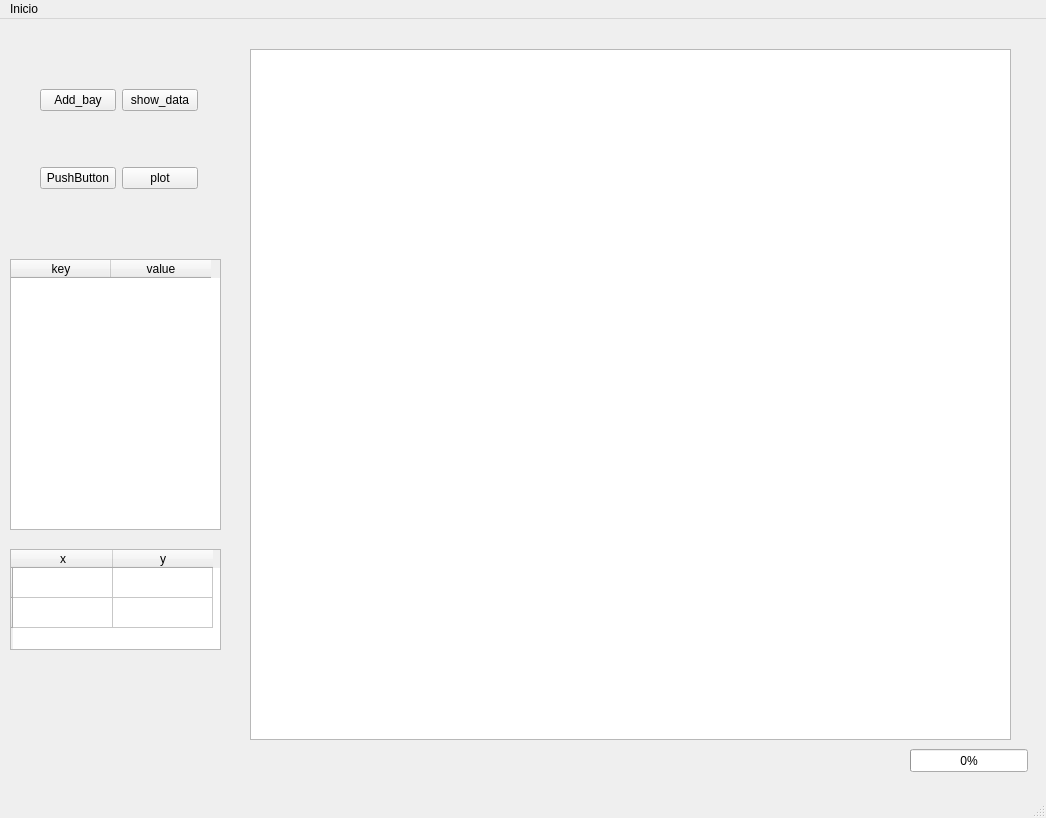
<?xml version="1.0" encoding="UTF-8"?>
<ui version="4.0">
 <class>MainWindow</class>
 <widget class="QMainWindow" name="MainWindow">
  <property name="geometry">
   <rect>
    <x>0</x>
    <y>0</y>
    <width>1046</width>
    <height>818</height>
   </rect>
  </property>
  <property name="focusPolicy">
   <enum>Qt::NoFocus</enum>
  </property>
  <property name="windowTitle">
   <string>Subestaciones</string>
  </property>
  <widget class="QWidget" name="centralwidget">
   <widget class="QTableWidget" name="table03">
    <property name="geometry">
     <rect>
      <x>10</x>
      <y>240</y>
      <width>211</width>
      <height>271</height>
     </rect>
    </property>
    <column>
     <property name="text">
      <string>key</string>
     </property>
    </column>
    <column>
     <property name="text">
      <string>value</string>
     </property>
    </column>
   </widget>
   <widget class="QTableWidget" name="table04">
    <property name="geometry">
     <rect>
      <x>10</x>
      <y>530</y>
      <width>211</width>
      <height>101</height>
     </rect>
    </property>
    <row>
     <property name="text">
      <string/>
     </property>
    </row>
    <row>
     <property name="text">
      <string/>
     </property>
    </row>
    <column>
     <property name="text">
      <string>x</string>
     </property>
    </column>
    <column>
     <property name="text">
      <string>y</string>
     </property>
    </column>
   </widget>
   <widget class="QGraphicsView" name="graphicsView">
    <property name="geometry">
     <rect>
      <x>250</x>
      <y>30</y>
      <width>761</width>
      <height>691</height>
     </rect>
    </property>
   </widget>
   <widget class="QWidget" name="gridLayoutWidget_2">
    <property name="geometry">
     <rect>
      <x>40</x>
      <y>20</y>
      <width>158</width>
      <height>201</height>
     </rect>
    </property>
    <layout class="QGridLayout" name="gridLayout_2">
     <item row="0" column="1">
      <widget class="QPushButton" name="button02">
       <property name="text">
        <string>show_data</string>
       </property>
      </widget>
     </item>
     <item row="0" column="0">
      <widget class="QPushButton" name="button01">
       <property name="text">
        <string>Add_bay</string>
       </property>
      </widget>
     </item>
     <item row="1" column="0">
      <widget class="QPushButton" name="button03">
       <property name="text">
        <string>PushButton</string>
       </property>
      </widget>
     </item>
     <item row="1" column="1">
      <widget class="QPushButton" name="button04">
       <property name="text">
        <string>plot</string>
       </property>
      </widget>
     </item>
    </layout>
   </widget>
   <widget class="QProgressBar" name="progressBar">
    <property name="geometry">
     <rect>
      <x>910</x>
      <y>730</y>
      <width>118</width>
      <height>23</height>
     </rect>
    </property>
    <property name="value">
     <number>0</number>
    </property>
   </widget>
   <widget class="QLabel" name="label1">
    <property name="geometry">
     <rect>
      <x>30</x>
      <y>630</y>
      <width>171</width>
      <height>101</height>
     </rect>
    </property>
    <property name="text">
     <string/>
    </property>
    <property name="pixmap">
     <pixmap>logo_cesel.PNG</pixmap>
    </property>
   </widget>
  </widget>
  <widget class="QMenuBar" name="menubar">
   <property name="geometry">
    <rect>
     <x>0</x>
     <y>0</y>
     <width>1046</width>
     <height>21</height>
    </rect>
   </property>
   <widget class="QMenu" name="menuInicio">
    <property name="title">
     <string>Inicio</string>
    </property>
    <addaction name="actionParametros_generales"/>
    <addaction name="actionCondiciones_ambientales"/>
    <addaction name="actionInformaci_n_del_sistema"/>
    <addaction name="actionResponsables"/>
   </widget>
   <addaction name="menuInicio"/>
  </widget>
  <widget class="QStatusBar" name="statusbar"/>
  <action name="actionParametros_generales">
   <property name="text">
    <string>Información del proyecto</string>
   </property>
  </action>
  <action name="actionCondiciones_ambientales">
   <property name="text">
    <string>Condiciones ambientales</string>
   </property>
  </action>
  <action name="actionInformaci_n_del_sistema">
   <property name="text">
    <string>Sistema eléctrico</string>
   </property>
  </action>
  <action name="actionResponsables">
   <property name="text">
    <string>Responsables</string>
   </property>
  </action>
 </widget>
 <resources/>
 <connections/>
</ui>
